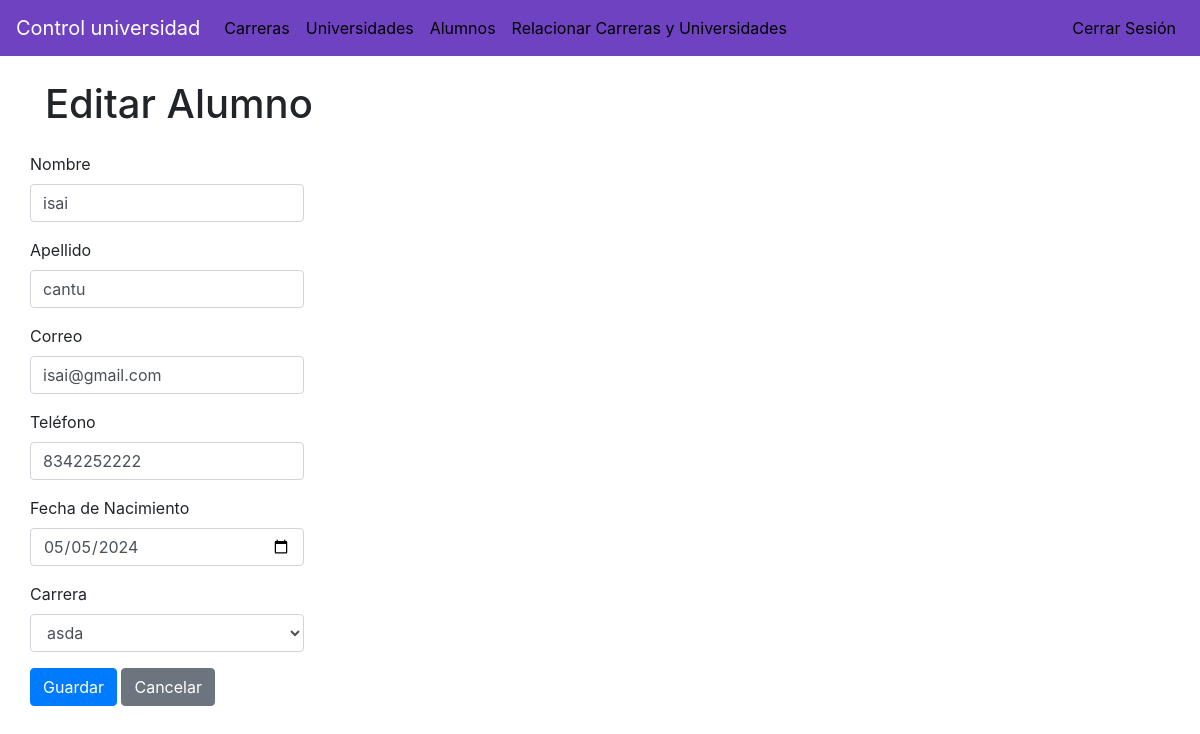
Screenshot of /index.php?controller=AlumnosController&action=editar&id=1 (signed in) with the database file from the repository.
### tables this page shows
CREATE TABLE `alumnos` (
  `id` int(11) NOT NULL,
  `nombre` varchar(255) NOT NULL,
  `apellido` varchar(255) NOT NULL,
  `correo` varchar(255) NOT NULL,
  `telefono` varchar(20) DEFAULT NULL,
  `fecha_nacimiento` date NOT NULL,
  `carrera_id` int(11) DEFAULT NULL
);

CREATE TABLE `carreras` (
  `id` int(11) NOT NULL,
  `nombre` varchar(255) NOT NULL,
  `descripcion` text DEFAULT NULL
);

### models/Conexion.php (called while the page is built, shortened)
<?php
class Conexion {
    private $host = "localhost";
    private $user = "root";
    private $password = "";
    private $database = "controluni";
    public function conectar() {
        $conexion = new mysqli($this->host, $this->user, $this->password, $this->database);
        return $conexion;
    }
}

### models/Alumnos.php (called while the page is built, shortened)
<?php
require_once './models/Conexion.php';
class Alumnos {
    private $conexion;
    public function __construct() {
        $this->conexion = new Conexion();
    }
    public function obtenerAlumnoPorId($id) {
        $query = "SELECT * FROM alumnos WHERE id = $id";
        $resultado = $this->conexion->conectar()->query($query);
        return $resultado->fetch_assoc();
    }
}
?>

### models/Carreras.php (called while the page is built, shortened)
<?php
require_once './models/Conexion.php';
class Carreras {
    private $conexion;
    public function __construct() {
        $this->conexion = new Conexion();
    }
    public function obtenerCarreras() {
        $query = "SELECT * FROM carreras";
        $resultado = $this->conexion->conectar()->query($query);
        return $resultado->fetch_all(MYSQLI_ASSOC);
    }
}
?>

### views/alumnos/editar.php (the view, shortened to what this page needs)
<!DOCTYPE html>
<html lang="es">
<head>
</head>
<body>
    <div class="container mt-4">
        <h1>Editar Alumno</h1>
        <div class="row mt-4">
            <form action="index.php?controller=AlumnosController&action=editar" method="POST">
                <div class="form-group">
                    <label for="nombre">Nombre</label>
                    <input type="text" class="form-control" id="nombre" name="nombre" value="<?php echo $alumno['nombre']; ?>" required>
                </div>
                <div class="form-group">
                    <label for="apellido">Apellido</label>
                    <input type="text" class="form-control" id="apellido" name="apellido" value="<?php echo $alumno['apellido']; ?>" required>
                </div>
                <div class="form-group">
                    <label for="correo">Correo</label>
                    <input type="email" class="form-control" id="correo" name="correo" value="<?php echo $alumno['correo']; ?>" required>
                </div>
                <div class="form-group">
                    <label for="telefono">Teléfono</label>
                    <input type="tel" class="form-control" id="telefono" name="telefono" value="<?php echo $alumno['telefono']; ?>">
                </div>
                <div class="form-group">
                    <label for="fecha_nacimiento">Fecha de Nacimiento</label>
                    <input type="date" class="form-control" id="fecha_nacimiento" name="fecha_nacimiento" value="<?php echo $alumno['fecha_nacimiento']; ?>" required>
                </div>
                <div class="form-group">
                    <label for="carrera_id">Carrera</label>
                    <select class="form-control" id="carrera_id" name="carrera_id" required>
                        <?php foreach ($carreras as $carrera): ?>
                            <option value="<?php echo $carrera['id']; ?>" <?php echo ($carrera['id'] == $alumno['carrera_id']) ? 'selected' : ''; ?>><?php echo $carrera['nombre']; ?></option>
                        <?php endforeach; ?>
                    </select>
                </div>
                <button type="submit" class="btn btn-primary">Guardar</button>
                <a href="index.php?controller=AlumnosController&action=index" class="btn btn-secondary">Cancelar</a>
            </form>
        </div>
    </div>
</body>
</html>

### rows the page displays
alumnos: nombre "isai", apellido "cantu", correo "isai@gmail.com", telefono "8342252222", fecha_nacimiento "05/05/2024", carrera_id "asda"
